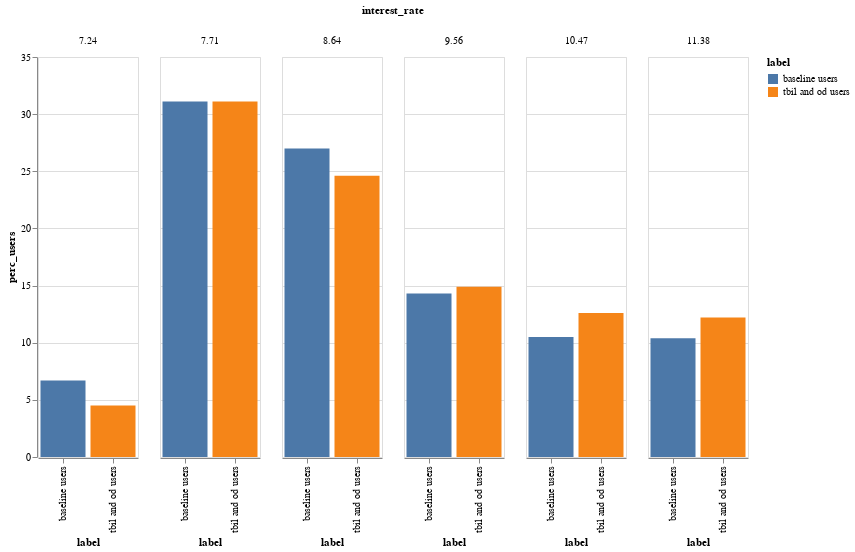

Notebook code cell kept with this figure:
### Markdown cell above
As for interest rates, the percentage of users in each bucket is once again very similar between the 2 groups.

### Code cell
af.column_multi(apr_df, "label", "label", "perc_users", "interest_rate", 100, 400, "x")

### Figure 1 — Vega-Lite specification as saved in the notebook (floating-point values rounded to 4 significant figures)
{"config": {"view": {"continuousWidth": 400, "continuousHeight": 300}}, "data": {"name": "data-c842d1bd2ccebbba24d3d9c26a8fd05c"}, "mark": "bar", "encoding": {"color": {"type": "nominal", "field": "label"}, "column": {"type": "quantitative", "field": "interest_rate"}, "tooltip": {"type": "quantitative", "field": "perc_users"}, "x": {"type": "nominal", "field": "label", "sort": "x"}, "y": {"type": "quantitative", "field": "perc_users"}}, "height": 400, "width": 100, "$schema": "https://vega.github.io/schema/vega-lite/v4.8.1.json", "datasets": {"data-c842d1bd2ccebbba24d3d9c26a8fd05c": [{"label": "baseline users", "interest_rate": 7.24, "n_users": 125, "perc_users": 6.7}, {"label": "baseline users", "interest_rate": 7.71, "n_users": 585, "perc_users": 31.1}, {"label": "baseline users", "interest_rate": 8.64, "n_users": 507, "perc_users": 27.0}, {"label": "baseline users", "interest_rate": 9.56, "n_users": 269, "perc_users": 14.3}, {"label": "baseline users", "interest_rate": 10.47, "n_users": 198, "perc_users": 10.5}, {"label": "baseline users", "interest_rate": 11.38, "n_users": 195, "perc_users": 10.4}, {"label": "tbil and od users", "interest_rate": 7.24, "n_users": 80, "perc_users": 4.5}, {"label": "tbil and od users", "interest_rate": 7.71, "n_users": 547, "perc_users": 31.1}, {"label": "tbil and od users", "interest_rate": 8.64, "n_users": 433, "perc_users": 24.6}, {"label": "tbil and od users", "interest_rate": 9.56, "n_users": 263, "perc_users": 14.9}, {"label": "tbil and od users", "interest_rate": 10.47, "n_users": 222, "perc_users": 12.6}, {"label": "tbil and od users", "interest_rate": 11.38, "n_users": 215, "perc_users": 12.2}]}}
